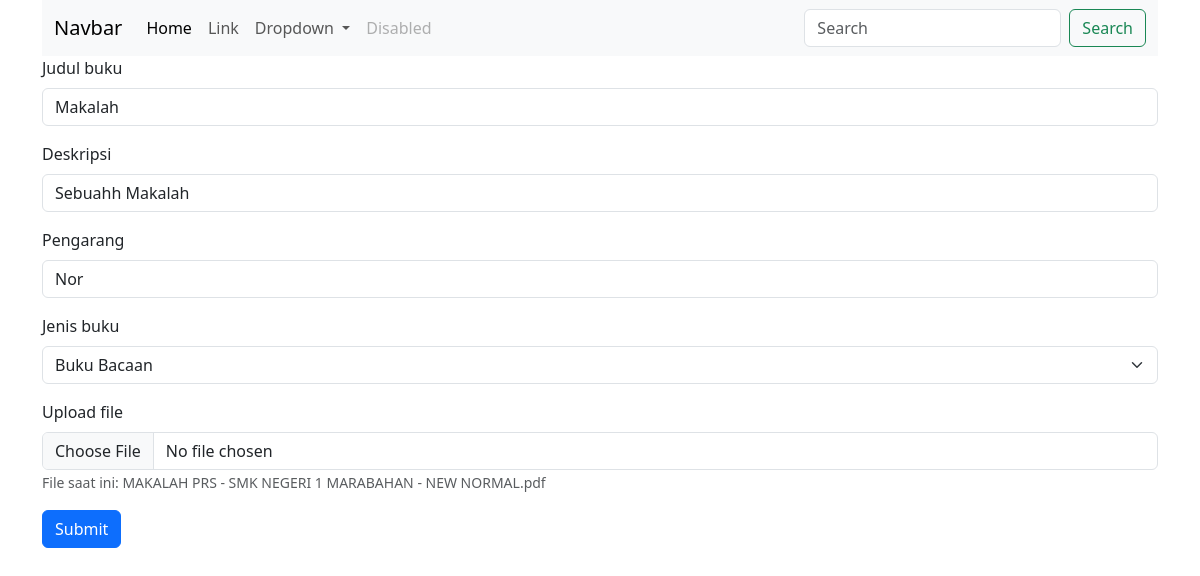
Page /Libraryku_Noriah/form-edit.php?id_buku=80 (signed in) on the committed database.
### tables this page shows
CREATE TABLE `mdt_buku` (
  `id_buku` int(5) NOT NULL,
  `judul_buku` varchar(255) NOT NULL,
  `deskripsi` text NOT NULL,
  `pengarang` varchar(50) NOT NULL,
  `jenis_buku` enum('Buku Bacaan','Buku Ajar(Diktat)','','') NOT NULL,
  `id_admin` int(5) NOT NULL,
  `file` varchar(255) NOT NULL,
  `create_date` timestamp NOT NULL DEFAULT current_timestamp() ON UPDATE current_timestamp()
);

### Libraryku_Noriah/form-edit.php (the view, shortened to what this page needs)
<!DOCTYPE html>
<?php
include("koneksi.php");
$id_buku        = $_GET['id_buku'];
$buku    = mysqli_query($koneksi, "select * from mdt_buku where id_buku='$id_buku'");
$row     = mysqli_fetch_array($buku);
?>
<html lang="en">
<head>
    <me<!DOCTYPE html>
<html lang="en">
<head>
    <link href="https://cdn.jsdelivr.net/npm/bootstrap@5.3.2/dist/css/bootstrap.min.css" rel="stylesheet">
</head>
<body>
    <div class="container">
    <nav class="navbar navbar-expand-lg bg-body-tertiary">
  <div class="container-fluid">
    <a class="navbar-brand" href="#">Navbar</a>
    <div class="collapse navbar-collapse" id="navbarSupportedContent">
      <ul class="navbar-nav me-auto mb-2 mb-lg-0">
        <li class="nav-item">
          <a class="nav-link active" aria-current="page" href="#">Home</a>
        </li>
        <li class="nav-item">
          <a class="nav-link" href="#">Link</a>
        </li>
        <li class="nav-item dropdown">
          <a class="nav-link dropdown-toggle" href="#" role="button" data-bs-toggle="dropdown" aria-expanded="false">
            Dropdown
          </a>
        </li>
        <li class="nav-item">
          <a class="nav-link disabled" aria-disabled="true">Disabled</a>
        </li>
      </ul>
      <form class="d-flex" role="search">
        <input class="form-control me-2" type="search" placeholder="Search" aria-label="Search">
        <button class="btn btn-outline-success" type="submit">Search</button>
      </form>
    </div>
  </div>
</nav>
<form action="edit.php" method="post">
<div class="mb-3">
      <label for="judul_buku" class="form-label">Judul buku</label>
      <input value="<?php echo $row['judul_buku']; ?>" type="text" id="judul_buku" class="form-control" name="judul_buku">
    </div>
    <div class="mb-3">
      <label for="deskripsi" class="form-label">Deskripsi</label>
      <input value="<?php echo $row['deskripsi']; ?>" type="text" id="deskripsi" class="form-control" name="deskripsi">
    </div>
    <div class="mb-3">
      <label for="pengarang" class="form-label">Pengarang</label>
      <input value="<?php echo $row['pengarang']; ?>" type="text" id="pengarang" class="form-control" name="pengarang">
    </div>
    <div class="mb-3">
      <label for="jenis_buku" class="form-label">Jenis buku</label>
      <select value="<?php echo $row['jenis_buku']; ?>" id="jenis_buku" class="form-select" name="jenis_buku">
        <option value="Buku Bacaan">Buku Bacaan</option>
      </select>
    </div>
    <div class="mb-3">
      <label for="file" class="form-label">Upload file</label>
      <input type="file" id="file" class="form-control" name="file" accept=".pdf">
      <small class="text-muted">File saat ini: <?php echo $row['file']; ?></small>
    </div>
    <button type="submit" class="btn btn-primary" value="simpan" name="btn_simpan">Submit</button>
</form>
</div>
</body>
</html>

### rows in the picture
mdt_buku: judul_buku "Makalah", deskripsi "Sebuahh Makalah", pengarang "Nor", jenis_buku "Buku Bacaan", file "MAKALAH PRS - SMK NEGERI 1 MARABAHAN - NEW NORMAL.pdf"
